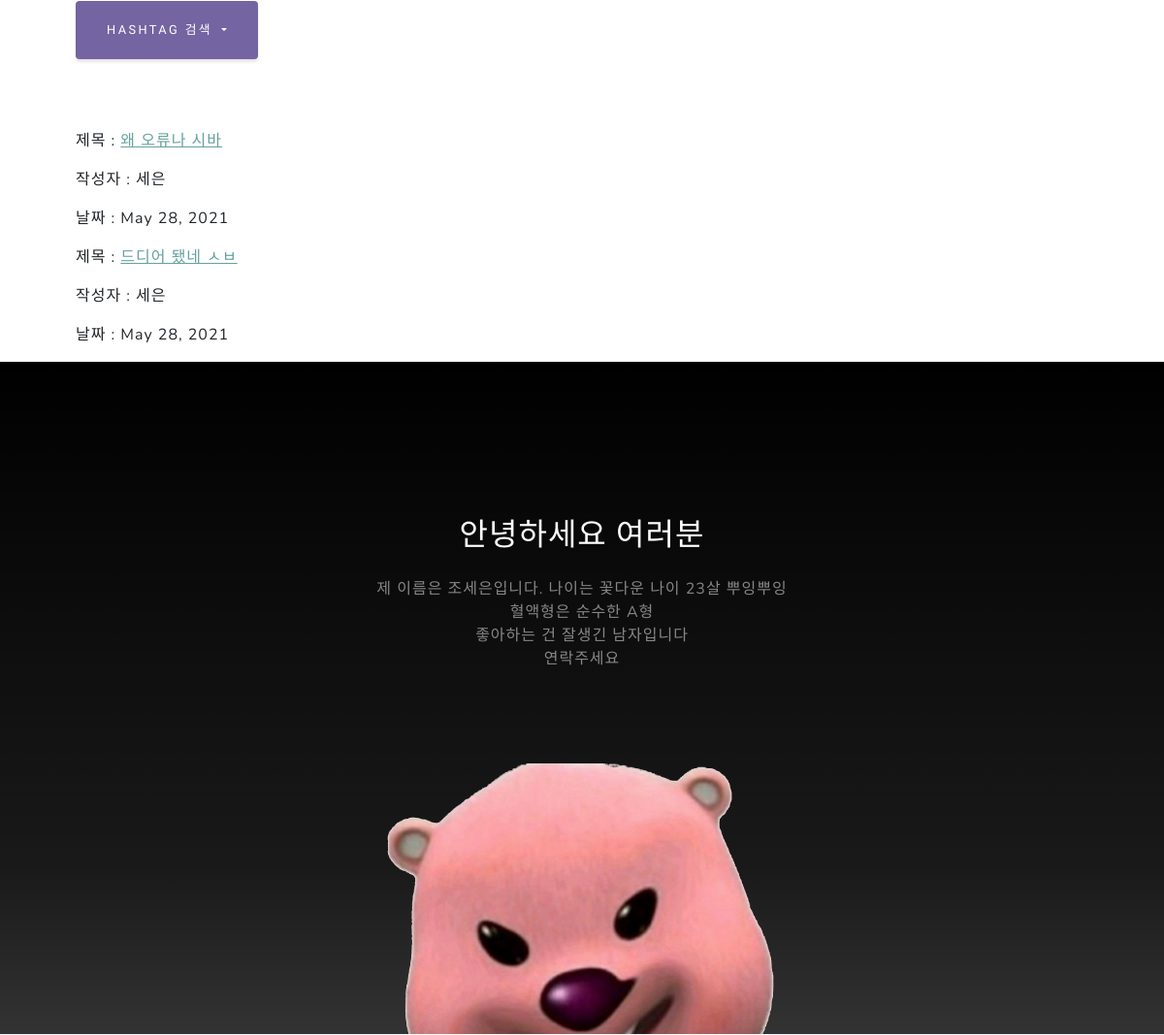
/read/ (middle part), run on an earlier commit of the app's database.
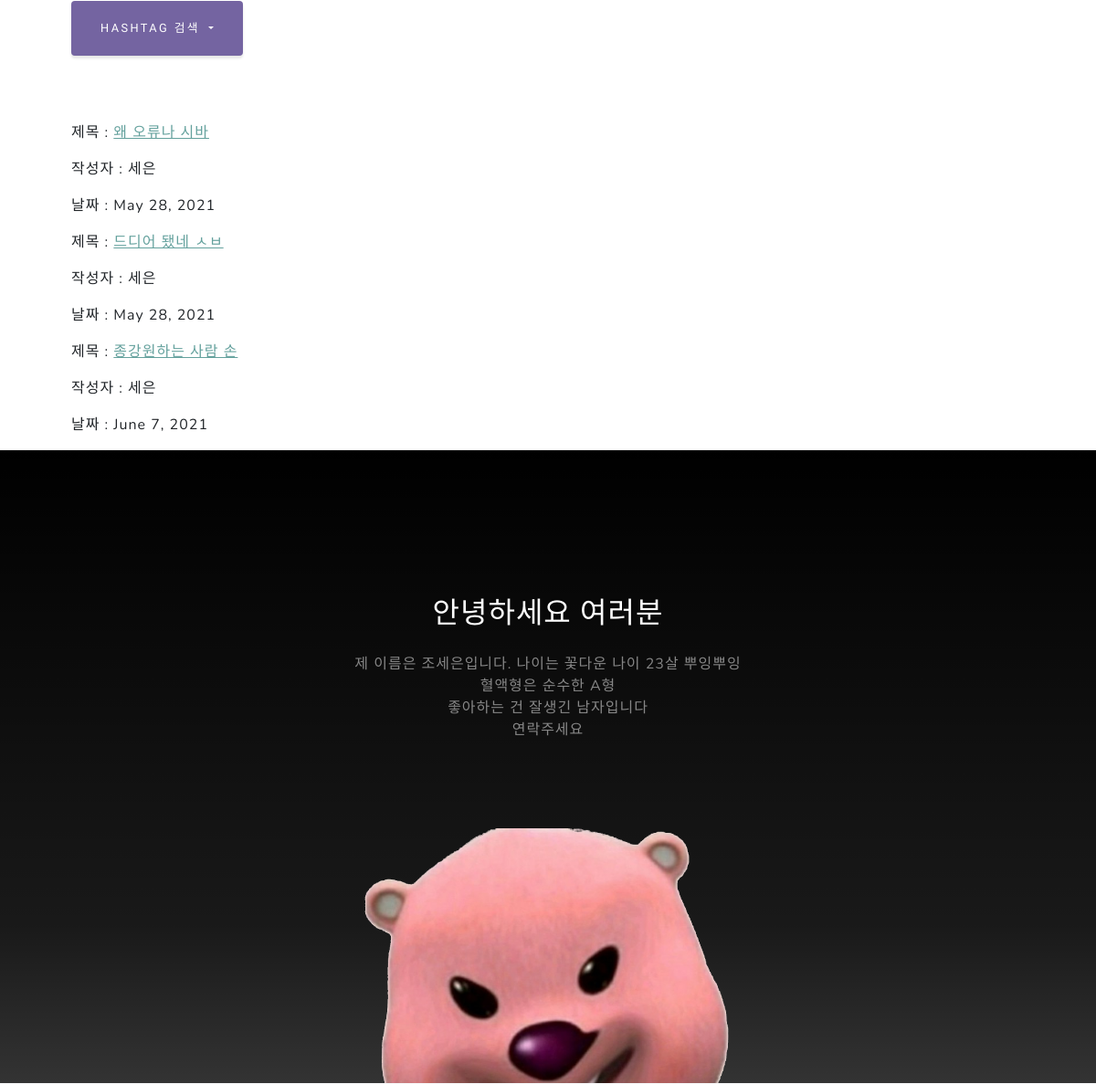
And on a later commit of the database.
### blog/models.py (models this page shows, shortened)
class Post(models.Model):
    title = models.CharField(max_length=200)
    pub_date = models.DateField('date published')
    writer = models.CharField( max_length=15, default='닉네임을 입력해주세요')
    body = models.TextField()
    hashtags = models.ManyToManyField('Hashtag', blank=True)

### blog/views.py (the view)
# urls.py: path('read/',blog.views.read, name='read'),
def read(request):
    posts = Post.objects
    hashtags = Hashtag.objects
    return render(request, 'blog/read.html',{'posts':posts})

### blog/templates/blog/read.html (shortened to what this page needs)
{% extends 'blog/base.html' %}
{% block content %}
<section class="page-section" id="services">
    <div class="container px-4 px-lg-5">
        <div class="dropdown">
            <button class="btn btn-secondary dropdown-toggle" type="button" id="dropdownMenuButton" data-toggle="dropdown" aria-haspopup="true" aria-expanded="false">
              hashtag 검색
            </button>
          </div>
          <br>
          <br>
          <br>
        {% for posts in posts.all %}
        <p>제목 : <a href="{% url 'detail' posts.id %}">{{ posts.title }}</a></p>
        <p>작성자 : {{ posts.writer }}</p>
        <p>날짜 : {{ posts.pub_date }}</p>
        {% endfor %}
    </div>
</section>
{% endblock %}

What changed in the data, as far as the page shows it:
added Post: title "종강원하는 사람 손", writer "세은", pub_date "June 7, 2021"
